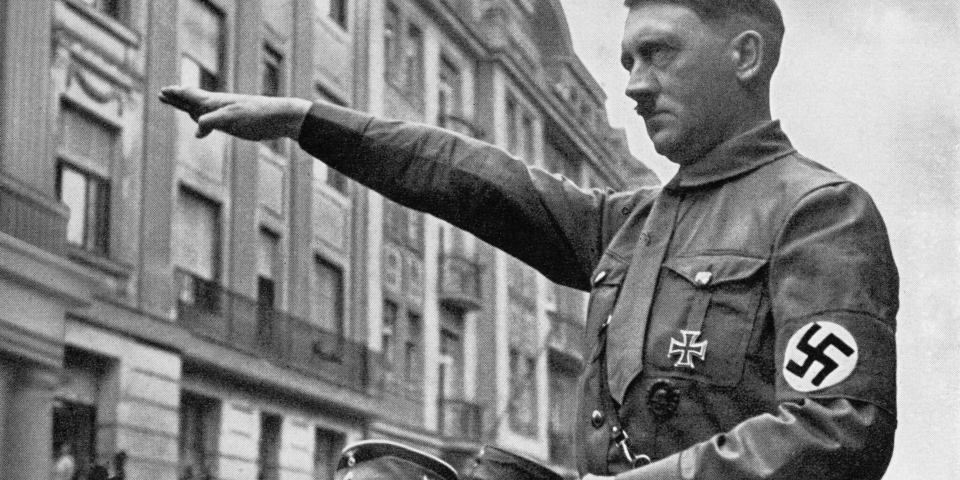
#> input picture sieg_heil.webp, 1920 x 960 px (shown at 1/2 size)
$ python 'from PIL import Image.py'
#> lines starting #> are read from the running program, lines starting #| are printed output that depends on the picture
from PIL import Image
from PIL import ImageFilter


class ImageEditor():
    def __init__(self, filename):
        self.filename = filename
        self.original = None
        self.changed = list()


    def open(self):
        try:
            self.original = Image.open(self.filename)
#> self.original is the input picture: PIL image 1920x960 RGB; mean R, G, B 130.8, 130.8, 130.8
        except:
            print('File not found!')
        self.original.show()

    def do_left(self):
        rotated = self.original.transpose(Image.FLIP_LEFT_RIGHT)
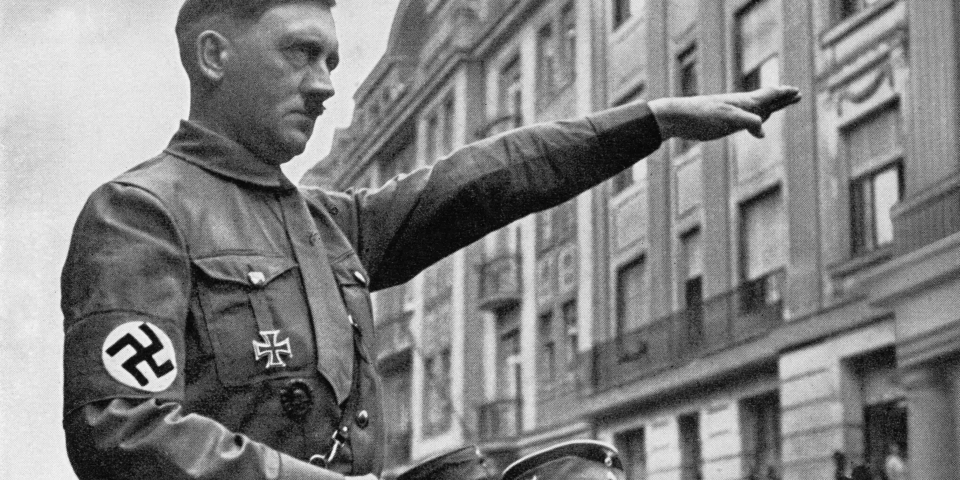
#> rotated: PIL image 1920x960 RGB (shown at 1/2 size); mean R, G, B 130.8, 130.8, 130.8
        self.changed.append(rotated)

        #bonus. Automatic naming for edited images
#> (the run stopped early here; a loop or call above may not have finished)
